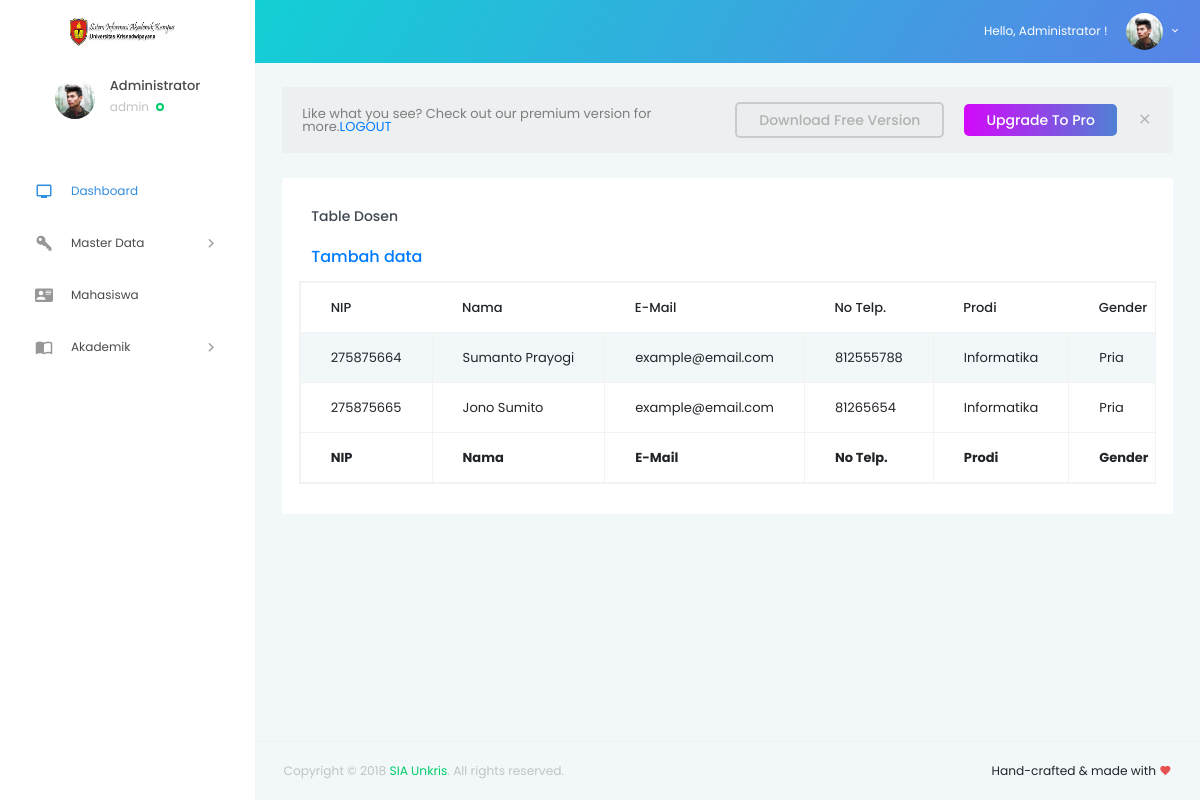
The app's page /dosen/index.php (signed in), older data.
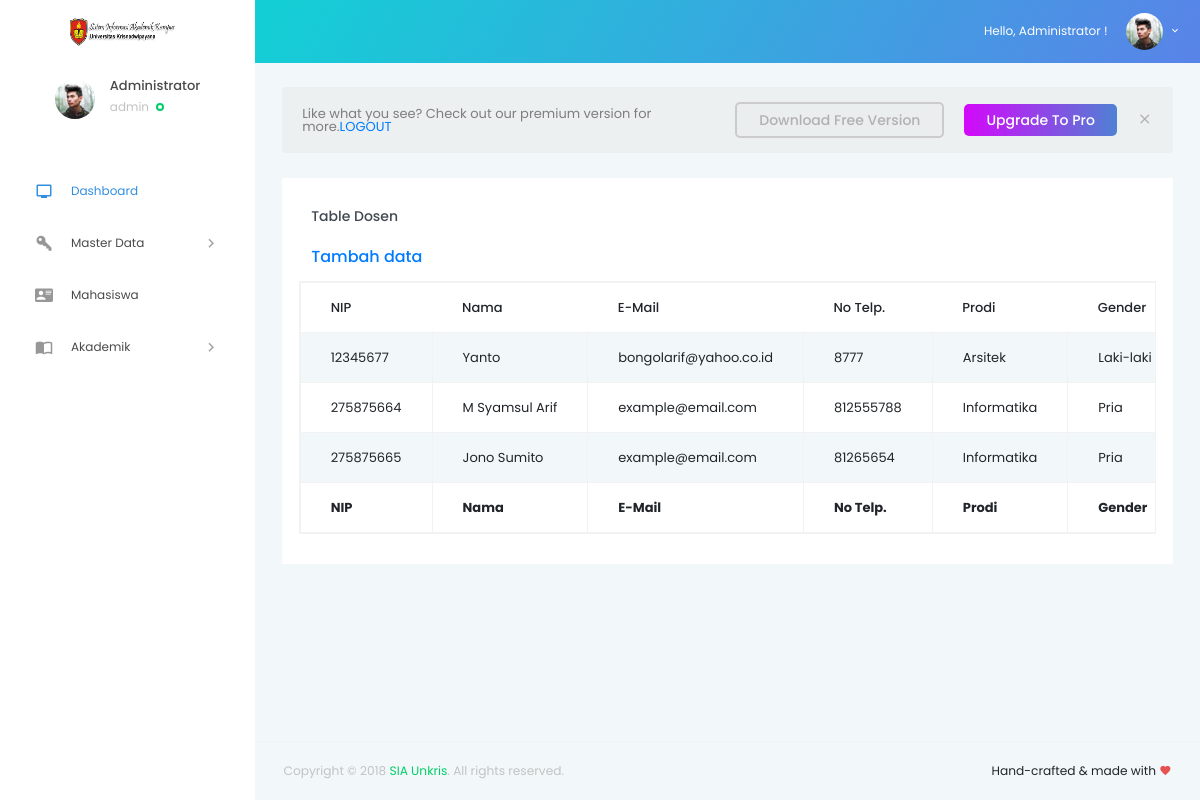
The same page, newer data.
### tables this page shows
CREATE TABLE `data_dosen` (
  `nip` varchar(255) NOT NULL,
  `nama` varchar(50) NOT NULL,
  `email` varchar(50) NOT NULL,
  `no_telp` int(50) NOT NULL,
  `prodi` varchar(100) NOT NULL,
  `gender` varchar(50) NOT NULL,
  `matkul` varchar(100) NOT NULL,
  `status` varchar(100) NOT NULL
);

### dosen/index.php (the view, shortened to what this page needs)
<!DOCTYPE html>
<html lang="en">
<head>
  <link rel="stylesheet" href="../vendors/iconfonts/mdi/css/materialdesignicons.min.css">
  <link rel="stylesheet" href="../vendors/css/vendor.bundle.base.css">
  <link rel="stylesheet" href="../vendors/css/vendor.bundle.addons.css">
  <link rel="stylesheet" href="../public/css/style.css">
</head>
<body>
  <div class="container-scroller">
      <?php require "../partials/_navbar.php"; ?>
    <div class="container-fluid page-body-wrapper">
      <?php require "../partials/_sidebar.php"; ?>
      <div class="main-panel">
        <div class="content-wrapper">
          <div class="row purchace-popup">
            <div class="col-12">
              <span class="d-block d-md-flex align-items-center">
                <p>Like what you see? Check out our premium version for more.<a href="../sistem/logout.php">LOGOUT</a></p>
                <a class="btn ml-auto download-button d-none d-md-block" href="https://github.com/BootstrapDash/StarAdmin-Free-Bootstrap-Admin-Template" target="_blank">Download Free Version</a>
                <a class="btn purchase-button mt-4 mt-md-0" href="https://www.bootstrapdash.com/product/star-admin-pro/" target="_blank">Upgrade To Pro</a>
                <i class="mdi mdi-close popup-dismiss d-none d-md-block"></i>
              </span>
            </div>
          </div>
          <div class="row">
		  <div class="col-lg-12 grid-margin stretch-card">
              <div class="card">
                <div class="card-body">
                  <h4 class="card-title">Table Dosen</h4>
                 <h5 class="card-description">
                <a href="input.php">Tambah data</a>
                </h5>
				  <div class="m-form m-form--label-align-right m--margin-top-20 m--margin-bottom-30">
          <div class="row">
          <?php
          $sql = 'SELECT nip, nama, email, no_telp, prodi, gender, matkul, status FROM data_dosen';
          $query = mysqli_query($conn, $sql);
          echo '<table id="example" class="table table-striped table-bordered table-responsive" style="width:100%">
					<thead>
					<tr>
							<th>NIP</th>
							<th>Nama</th>
							<th>E-Mail</th>
							<th>No Telp.</th>
							<th>Prodi</th>
							<th>Gender</th>
							<th>Mata Kuliah</th>
							<th>Status</th>
							<th>Action</th>
					</tr>
					</thead>
							<tbody>';
										while ($row = mysqli_fetch_array($query)) {
										echo "<tr>";
										echo "<td>".$row['nip']."</td>";
										echo "<td>".$row['nama']."</td>";
										echo "<td>".$row['email']."</td>";
										echo "<td>".$row['no_telp']."</td>";
										echo "<td>".$row['prodi']."</td>";
										echo "<td>".$row['gender']."</td>";
										echo "<td align='center'><a href='form-edit.php?nip=$row[nip]'>Edit</a> | <a href='delete.php?nip=$row[nip]'>Delete</a></td></tr>";
										 }
										echo '
						</tbody>
						<tfoot>
							<tr>
									<th>NIP</th>
									<th>Nama</th>
									<th>E-Mail</th>
									<th>No Telp.</th>
									<th>Prodi</th>
									<th>Gender</th>
									<th>Mata Kuliah</th>
									<th>Status</th>
									<th>Action</th>
							</tr>
					</tfoot>
					</table>';
										?>
                  </div>
                  </div>
                </div>
              </div>
            </div>
		  </div>
        </div>
        <?php require "../partials/_fotter.php"; ?>
      </div>
    </div>
  </div>
</body>
</html>

Row changes from the older to the newer data that the page shows:
added data_dosen: nip "12345677", nama "Yanto", email "bongolarif@yahoo.co.id", no_telp "8777", prodi "Arsitek", gender "Laki-laki"
changed data_dosen id 275875664: nama "Sumanto Prayogi" → "M Syamsul Arif"
